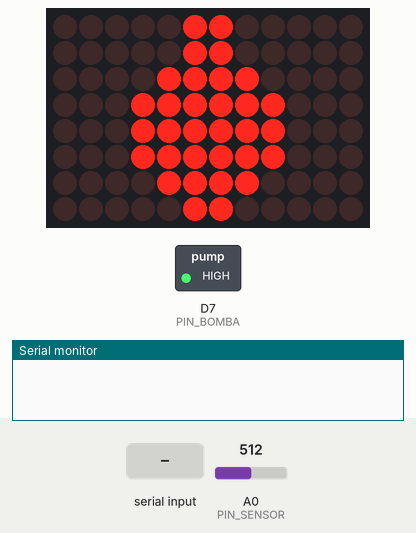
This sketch was run on a simulated Arduino Uno R4 WiFi. On the bench: 12×8 LED matrix, switched loads named in the sketch (green lamp = pin HIGH), the last lines printed to the serial monitor. The test bench sets the inputs (shaded band); at power-on: A0 (PIN_SENSOR) = 512.

Above: at 1.2 s.
1.3 s: A0 (PIN_SENSOR) set to 786
2.8 s: A0 (PIN_SENSOR) set to 812
At 3.4 s:
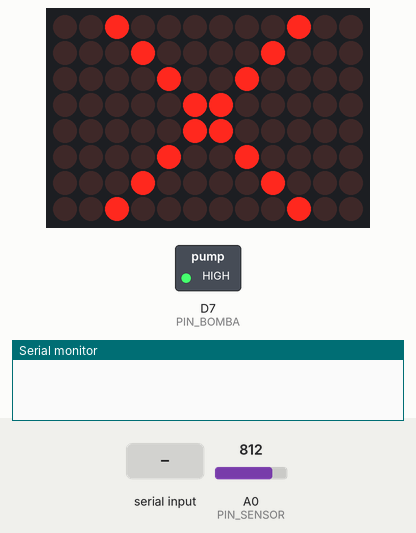
4.3 s: "estado\n" received over the second serial link
5.8 s: "si\n" received over the second serial link
At 6.9 s:
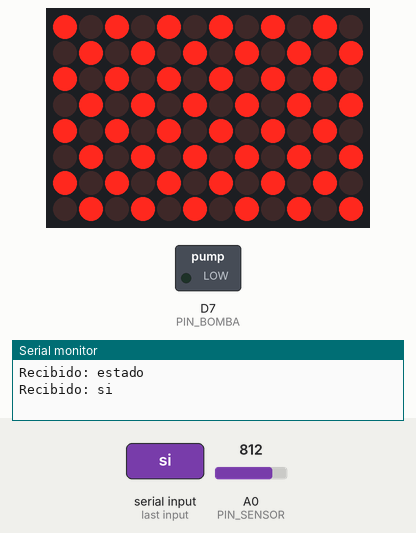
7.3 s: A0 (PIN_SENSOR) set to 790
At 9.2 s:
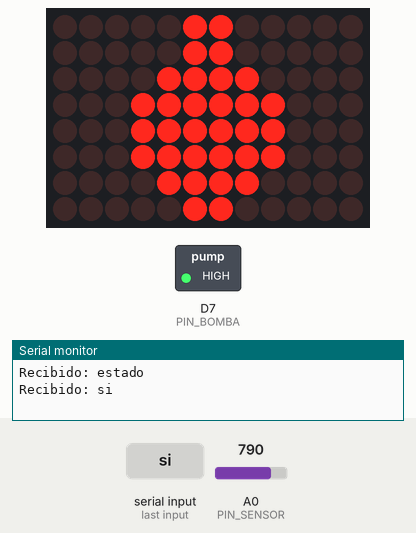
10.3 s: A0 (PIN_SENSOR) set to 810
At 11.5 s:
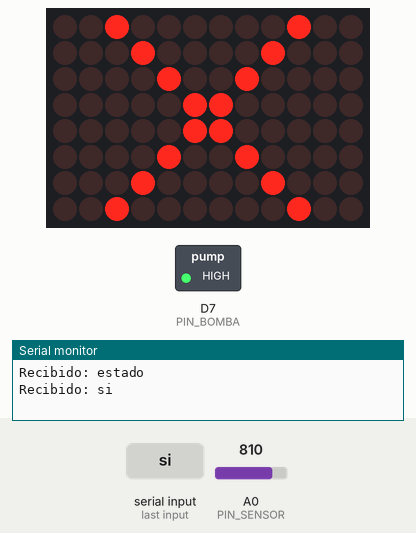
Timing chart, 0 to 12.8 s (numbered marks = the images above; inputs shaded):
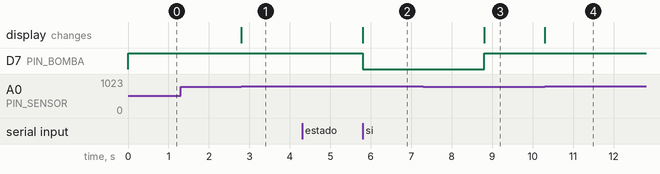

Measured:
- the behaviour switches between 800 and 801 on A0 (PIN_SENSOR) (found by bisection; images 0 and 1)
- after the input at 1.3 s, every drawn part: stays the same
- after the input at 2.8 s, the display: changes at once (image 1)
- after the input at 5.8 s, D7 (PIN_BOMBA): HIGH → LOW at once; the display: changes at once (image 2)
- after the input at 7.3 s, the display: changes after 1.5 s (image 3)
- after the input at 10.3 s, the display: changes at once (image 4)

The sketch:

sketch_oct04a.ino
```cpp
#include "Arduino_LED_Matrix.h"
ArduinoLEDMatrix matrix;

const int PIN_SENSOR = A0;
const int PIN_BOMBA  = 7;
const int RELE_ON  = LOW;    // la mayoria de modulos rele son activos en LOW
const int RELE_OFF = HIGH;   // si el tuyo es al reves, intercambia

const int UMBRAL_SECO = 800;                        // calibrar (ver abajo)
const unsigned long TIEMPO_RIEGO = 3000;            // 3 s de bomba
const unsigned long TIMEOUT_CONEXION = 180000UL;    // 3 minutos
const unsigned long ESPERA_ENTRE_RIEGOS = 1800000UL; // 30 min

String mensaje = "";
unsigned long ultimoContacto = 0;
unsigned long ultimoRiego = 0;
bool esperandoRespuesta = false;
int estadoMostrado = -1;   // 0 = humeda, 1 = seca

// Matriz 8 filas x 12 columnas
byte GOTA[8][12] = {
  {0,0,0,0,0,1,1,0,0,0,0,0},
  {0,0,0,0,0,1,1,0,0,0,0,0},
  {0,0,0,0,1,1,1,1,0,0,0,0},
  {0,0,0,1,1,1,1,1,1,0,0,0},
  {0,0,0,1,1,1,1,1,1,0,0,0},
  {0,0,0,1,1,1,1,1,1,0,0,0},
  {0,0,0,0,1,1,1,1,0,0,0,0},
  {0,0,0,0,0,1,1,0,0,0,0,0}
};
byte EQUIS[8][12] = {
  {0,0,1,0,0,0,0,0,0,1,0,0},
  {0,0,0,1,0,0,0,0,1,0,0,0},
  {0,0,0,0,1,0,0,1,0,0,0,0},
  {0,0,0,0,0,1,1,0,0,0,0,0},
  {0,0,0,0,0,1,1,0,0,0,0,0},
  {0,0,0,0,1,0,0,1,0,0,0,0},
  {0,0,0,1,0,0,0,0,1,0,0,0},
  {0,0,1,0,0,0,0,0,0,1,0,0}
};
byte REGANDO[8][12] = {
  {1,0,1,0,1,0,1,0,1,0,1,0},
  {0,1,0,1,0,1,0,1,0,1,0,1},
  {1,0,1,0,1,0,1,0,1,0,1,0},
  {0,1,0,1,0,1,0,1,0,1,0,1},
  {1,0,1,0,1,0,1,0,1,0,1,0},
  {0,1,0,1,0,1,0,1,0,1,0,1},
  {1,0,1,0,1,0,1,0,1,0,1,0},
  {0,1,0,1,0,1,0,1,0,1,0,1}
};

void setup() {
  digitalWrite(PIN_BOMBA, RELE_OFF);   // apagado antes de configurar
  pinMode(PIN_BOMBA, OUTPUT);
  Serial.begin(9600);
  Serial1.begin(9600);
  matrix.begin();
  ultimoContacto = millis();
}

void loop() {
  leerBluetooth();
  actualizarMatriz();

  if (!estaConectado()) {
    esperandoRespuesta = false;
    riegoAutomatico();
  }
}

bool estaConectado() {
  return millis() - ultimoContacto < TIMEOUT_CONEXION;
}

bool estaSeca() {
  return analogRead(PIN_SENSOR) > UMBRAL_SECO;  // mayor valor = mas seco
}

void leerBluetooth() {
  while (Serial1.available()) {
    char c = Serial1.read();
    ultimoContacto = millis();           // cualquier dato = conectado
    if (c == '\n') {
      mensaje.trim();
      mensaje.toLowerCase();
      procesar(mensaje);
      mensaje = "";
    } else {
      mensaje += c;
    }
  }
}

void procesar(String m) {
  Serial.println("Recibido: " + m);

  if (m == "estado") {
    if (estaSeca()) {
      Serial1.println("La planta esta SECA. Quieres regar? (si/no)");
      esperandoRespuesta = true;
    } else {
      Serial1.println("La planta esta HUMEDA");
      esperandoRespuesta = false;
    }
  } else if ((m == "si" || m == "sí") && esperandoRespuesta) {
    esperandoRespuesta = false;
    Serial1.println("Regando...");
    regar();
    Serial1.println("Listo");
  } else if (m == "no" && esperandoRespuesta) {
    esperandoRespuesta = false;
    Serial1.println("Ok, no riego");
  } else if (m == "valor") {
    Serial1.println("Lectura sensor: " + String(analogRead(PIN_SENSOR)));
  } else {
    Serial1.println("Comandos: estado, valor");
  }
}

void riegoAutomatico() {
  bool pasoEspera = (ultimoRiego == 0) || (millis() - ultimoRiego > ESPERA_ENTRE_RIEGOS);
  if (estaSeca() && pasoEspera) {
    regar();
  }
}

void regar() {
  matrix.renderBitmap(REGANDO, 8, 12);
  digitalWrite(PIN_BOMBA, RELE_ON);
  delay(TIEMPO_RIEGO);
  digitalWrite(PIN_BOMBA, RELE_OFF);
  ultimoRiego = millis();
  estadoMostrado = -1;   // fuerza refrescar la matriz
}

void actualizarMatriz() {
  int estado = estaSeca() ? 1 : 0;
  if (estado != estadoMostrado) {
    if (estado) {
      matrix.renderBitmap(EQUIS, 8, 12);
    } else {
      matrix.renderBitmap(GOTA, 8, 12);
    }
    estadoMostrado = estado;
  }
}
```
